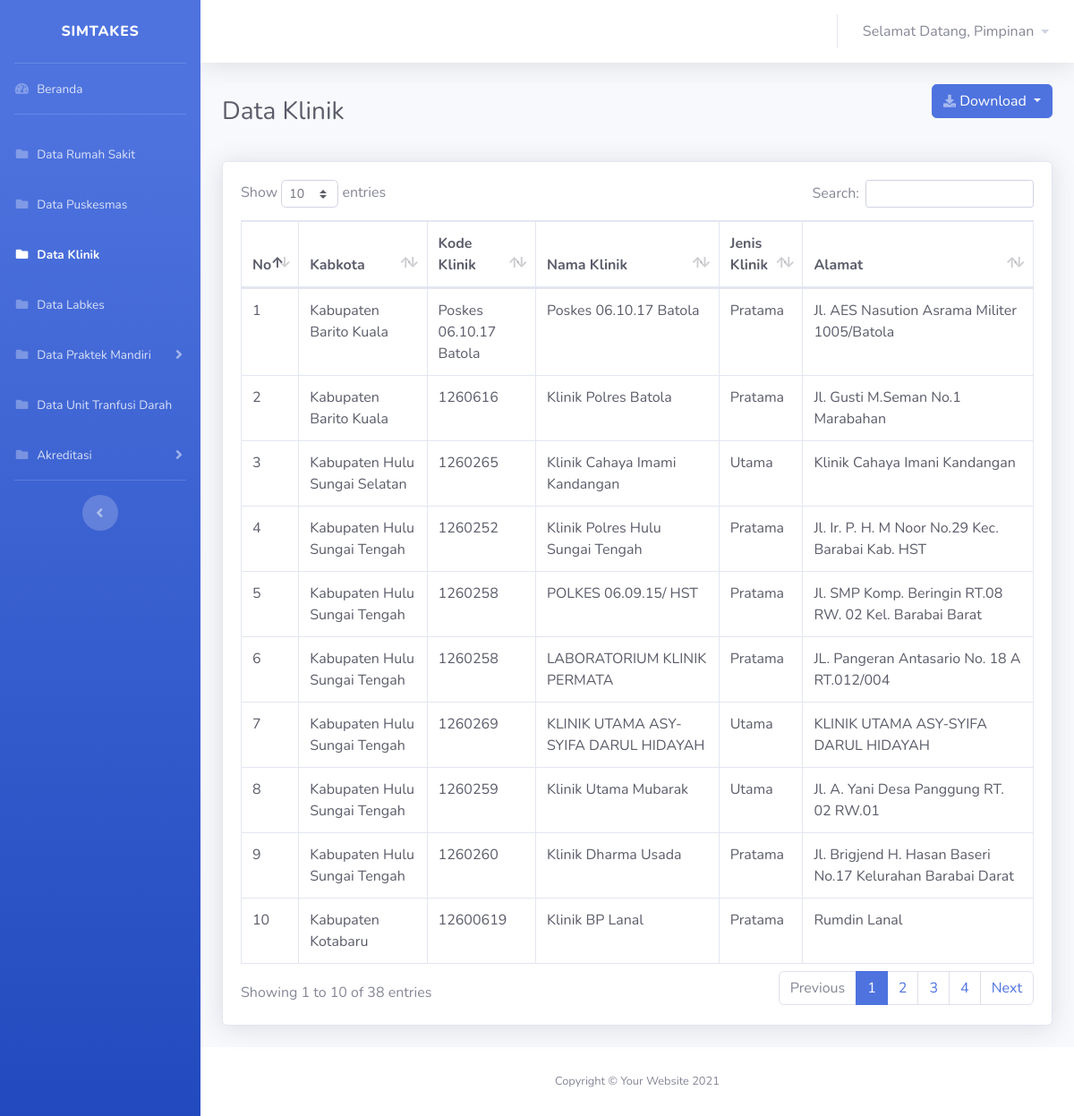
The app's page /views/pimpinan/klinik/klinik.php (signed in) with its own data.
### tables this page shows
CREATE TABLE `user` (
  `id_user` int(11) NOT NULL,
  `username` varchar(30) NOT NULL,
  `nama` varchar(100) NOT NULL,
  `password` varchar(30) NOT NULL,
  `id_role` int(11) NOT NULL
);

CREATE TABLE `data_klinik` (
  `idx` int(11) NOT NULL,
  `kabkota` varchar(50) NOT NULL,
  `kodeklinik` varchar(50) NOT NULL,
  `namaklinik` varchar(50) NOT NULL,
  `jenisklinik` varchar(50) NOT NULL,
  `alamat` varchar(255) NOT NULL
);

### koneksi.php (called while the page is built, shortened)
<?php
$koneksi = mysqli_connect("localhost", "root", "", "simtakes") or die(mysqli_error($koneksi));
$username = $_SESSION['username'];
$id_role = $_SESSION['id_role'];
function query($query)
{
    global $koneksi;
    $result = mysqli_query($koneksi, $query);
    $rows = [];
    while ($row = mysqli_fetch_assoc($result)) {
        $rows[] = $row;
    }
    return $rows;
}
?>

### views/pimpinan/klinik/klinik.php (the view, shortened to what this page needs)
<?php
require '../../../koneksi.php';
$klinik = query("SELECT * FROM data_klinik ORDER BY kabkota");
?>
<!DOCTYPE html>
<html lang="en">
<head>
    <link href="../../../vendor/fontawesome-free/css/all.min.css" rel="stylesheet" type="text/css">
    <link href="../../../css/sb-admin-2.min.css" rel="stylesheet">
    <link href="../../../vendor/datatables/dataTables.bootstrap4.min.css" rel="stylesheet">
</head>
<body id="page-top">
    <div id="wrapper">
        <ul class="navbar-nav bg-gradient-primary sidebar sidebar-dark accordion" id="accordionSidebar">
            <a class="sidebar-brand d-flex align-items-center justify-content-center" href="dashboard.php">
                <div class="sidebar-brand-text mx-3">SIMTAKES</div>
            </a>
            <hr class="sidebar-divider my-0">
            <li class="nav-item ">
                <a class="nav-link" href="../dashboard.php">
                    <i class="fas fa-fw fa-tachometer-alt"></i>
                    <span>Beranda</span></a>
            </li>
            <hr class="sidebar-divider">
            <li class="nav-item">
                <a class="nav-link" href="../rumahsakit/rumahsakit.php">
                <i class="fas fa-fw fa-folder"></i>
                    <span>Data Rumah Sakit</span></a>
            </li>
            <li class="nav-item ">
                <a class="nav-link " href="../puskesmas/puskesmas.php" >
                    <i class="fas fa-fw fa-folder"></i>
                    <span>Data Puskesmas</span>
                </a>
            </li>
            <li class="nav-item active">
                <a class="nav-link " href="" >
                    <i class="fas fa-fw fa-folder"></i>
                    <span>Data Klinik</span>
                </a>
            </li>
            <li class="nav-item">
                <a class="nav-link " href="../labkes/labkes.php" >
                    <i class="fas fa-fw fa-folder"></i>
                    <span>Data Labkes</span>
                </a>
            </li>
            <li class="nav-item">
                <a class="nav-link collapsed" href="#" data-toggle="collapse" data-target="#collapsePages"
                    aria-expanded="true" aria-controls="collapsePages">
                    <i class="fas fa-fw fa-folder"></i>
                    <span>Data Praktek Mandiri</span>
                </a>
            </li>
            <li class="nav-item">
                <a class="nav-link" href="../transfusidarah/transfusidarah.php">
                <i class="fas fa-fw fa-folder"></i>
                    <span>Data Unit Tranfusi Darah</span></a>
            </li>
            <li class="nav-item">
                <a class="nav-link collapsed" href="#" data-toggle="collapse" data-target="#collapseAkreditasi"
                    aria-expanded="true" aria-controls="collapseAkreditasi">
                    <i class="fas fa-fw fa-folder"></i>
                    <span>Akreditasi</span>
                </a>
            </li>
            <hr class="sidebar-divider d-none d-md-block">
            <div class="text-center d-none d-md-inline">
                <button class="rounded-circle border-0" id="sidebarToggle"></button>
            </div>
        </ul>
        <div id="content-wrapper" class="d-flex flex-column">
            <div id="content">
                <nav class="navbar navbar-expand navbar-light bg-white topbar mb-4 static-top shadow">
                    <ul class="navbar-nav ml-auto">
                        <li class="nav-item dropdown no-arrow">
                            <a class="nav-link dropdown-toggle" href="#" id="userDropdown" role="button"
                                data-toggle="dropdown" aria-haspopup="true" aria-expanded="false">
                                <span class="mr-2 d-none d-lg-inline text-gray-600">Selamat Datang,
                                <?php $index = mysqli_query($koneksi,"SELECT nama from user where username='$username' AND id_role = '$id_role'");
                                $row = mysqli_fetch_array($index);
                                if ($row && $row["nama"] == !'') {
                                echo $row['nama'];
                                }else
                                {
                                echo "no class";
                                }
                                ?>
                                </span>
                                    <i class="fas fa-caret-down fa-sm"></i>
                            </a>
                        </li>
                    </ul>
                </nav>
                <div class="container-fluid">
                    <div class="d-sm-flex align-items-center justify-content-between mb-4">
                        <h1 class="h3 mb-0 text-gray-800">Data Klinik</h1>
                        <div class="d-sm-flex align-items-center justify-content-between mb-4">
                            <div class="btn-group">
                                <button type="button" class="btn btn-primary dropdown-toggle " data-toggle="dropdown" aria-haspopup="true" aria-expanded="false"><i
                                    class="fas fa-download fa-sm text-white-50"></i>
                                    Download
                                </button>
                            </div>
                        </div>
                    </div>
                        <div class="card shadow mb-4">
                            <div class="card-body">
                                <div class="table-responsive">
                                    <table class="table table-bordered text-dark" id="dataTable" width="100%" cellspacing="0">
                                        <thead>
                                            <tr>
                                            <th>No</th>
                                            <th>Kabkota</th>
                                            <th>Kode Klinik</th>
                                            <th>Nama Klinik</th>
                                            <th>Jenis Klinik</th>
                                            <th>Alamat</th>
                                            </tr>
                                        </thead>
                                        <tbody>
                                            <?php $no = 1; ?>
                                            <?php foreach ($klinik as $data_klinik) : ?>
                                            <tr>
                                                <td><?= $no++ ?></td>
                                                <td><?= $data_klinik['kabkota'] ?></td>
                                                <td><?= $data_klinik['kodeklinik'] ?></td>
                                                <td><?= $data_klinik['namaklinik'] ?></td>
                                                <td><?= $data_klinik['jenisklinik'] ?></td>
                                                <td><?= $data_klinik['alamat'] ?></td>
                                            </tr>
                                            <?php endforeach ?>
                                        </tbody>
                                    </table>
                                </div>
                            </div>
                        </div>
                </div>
            </div>
            <footer class="sticky-footer bg-white">
                <div class="container my-auto">
                    <div class="copyright text-center my-auto">
                        <span>Copyright &copy; Your Website 2021</span>
                    </div>
                </div>
            </footer>
        </div>
    </div>
</body>
</html>

### records on screen
user: nama "Pimpinan"
data_klinik: kabkota "Kabupaten Barito Kuala", kodeklinik "Poskes 06.10.17 Batola", namaklinik "Poskes 06.10.17 Batola", jenisklinik "Pratama", alamat "Jl. AES Nasution Asrama Militer 1005/Batola"
data_klinik: kabkota "Kabupaten Barito Kuala", kodeklinik "1260616", namaklinik "Klinik Polres Batola", jenisklinik "Pratama", alamat "Jl. Gusti M.Seman No.1 Marabahan"
data_klinik: kabkota "Kabupaten Hulu Sungai Selatan", kodeklinik "1260265", namaklinik "Klinik Cahaya Imami Kandangan", jenisklinik "Utama", alamat "Klinik Cahaya Imani Kandangan"
data_klinik: kabkota "Kabupaten Hulu Sungai Tengah", kodeklinik "1260252", namaklinik "Klinik Polres Hulu Sungai Tengah", jenisklinik "Pratama", alamat "Jl. Ir. P. H. M Noor No.29 Kec. Barabai Kab. HST"
data_klinik: kabkota "Kabupaten Hulu Sungai Tengah", kodeklinik "1260258", namaklinik "POLKES 06.09.15/ HST", jenisklinik "Pratama", alamat "Jl. SMP Komp. Beringin RT.08 RW. 02 Kel. Barabai Barat"
data_klinik: kabkota "Kabupaten Hulu Sungai Tengah", kodeklinik "1260258", namaklinik "LABORATORIUM KLINIK PERMATA", jenisklinik "Pratama", alamat "JL. Pangeran Antasario No. 18 A RT.012/004"
data_klinik: kabkota "Kabupaten Hulu Sungai Tengah", kodeklinik "1260269", namaklinik "KLINIK UTAMA ASY-SYIFA DARUL HIDAYAH", jenisklinik "Utama", alamat "KLINIK UTAMA ASY-SYIFA DARUL HIDAYAH"
data_klinik: kabkota "Kabupaten Hulu Sungai Tengah", kodeklinik "1260259", namaklinik "Klinik Utama Mubarak", jenisklinik "Utama", alamat "Jl. A. Yani Desa Panggung RT. 02 RW.01"
data_klinik: kabkota "Kabupaten Hulu Sungai Tengah", kodeklinik "1260260", namaklinik "Klinik Dharma Usada", jenisklinik "Pratama", alamat "Jl. Brigjend H. Hasan Baseri No.17 Kelurahan Barabai Darat"
data_klinik: kabkota "Kabupaten Kotabaru", kodeklinik "12600619", namaklinik "Klinik BP Lanal", jenisklinik "Pratama", alamat "Rumdin Lanal"
